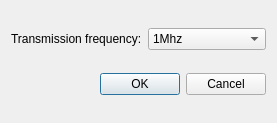
<?xml version="1.0" encoding="UTF-8"?>
<ui version="4.0">
 <class>SPIConfiguration</class>
 <widget class="QDialog" name="SPIConfiguration">
  <property name="geometry">
   <rect>
    <x>0</x>
    <y>0</y>
    <width>277</width>
    <height>123</height>
   </rect>
  </property>
  <property name="windowTitle">
   <string>Configure SPI Plugin</string>
  </property>
  <layout class="QGridLayout" name="gridLayout">
   <item row="0" column="0">
    <widget class="QLabel" name="label">
     <property name="text">
      <string>Transmission frequency:</string>
     </property>
    </widget>
   </item>
   <item row="1" column="0" colspan="2">
    <widget class="QDialogButtonBox" name="m_buttonBox">
     <property name="standardButtons">
      <set>QDialogButtonBox::Cancel|QDialogButtonBox::Ok</set>
     </property>
    </widget>
   </item>
   <item row="0" column="1">
    <widget class="QComboBox" name="m_freqCombo">
     <item>
      <property name="text">
       <string>1Mhz</string>
      </property>
     </item>
     <item>
      <property name="text">
       <string>2Mhz</string>
      </property>
     </item>
     <item>
      <property name="text">
       <string>4MHz</string>
      </property>
     </item>
     <item>
      <property name="text">
       <string>8MHz</string>
      </property>
     </item>
    </widget>
   </item>
  </layout>
 </widget>
 <resources/>
 <connections>
  <connection>
   <sender>m_buttonBox</sender>
   <signal>accepted()</signal>
   <receiver>SPIConfiguration</receiver>
   <slot>accept()</slot>
   <hints>
    <hint type="sourcelabel">
     <x>162</x>
     <y>75</y>
    </hint>
    <hint type="destinationlabel">
     <x>157</x>
     <y>274</y>
    </hint>
   </hints>
  </connection>
  <connection>
   <sender>m_buttonBox</sender>
   <signal>rejected()</signal>
   <receiver>SPIConfiguration</receiver>
   <slot>reject()</slot>
   <hints>
    <hint type="sourcelabel">
     <x>266</x>
     <y>79</y>
    </hint>
    <hint type="destinationlabel">
     <x>286</x>
     <y>274</y>
    </hint>
   </hints>
  </connection>
 </connections>
</ui>
